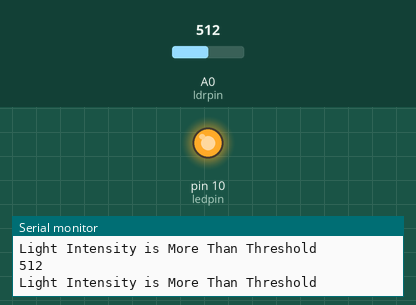
Simulated run of this sketch. Board: Arduino Uno, built with avr-gcc and run on an emulated ATmega328P. Parts: output pins drawn as LEDs (lit = HIGH), the last lines printed to the serial monitor. The inputs (shaded band) are chosen by the test bench; at power-on: A0 (ldrpin) = 512.

Above: at 1.3 s.
1.4 s: A0 (ldrpin) set to 215
2.9 s: A0 (ldrpin) set to 184
At 3.5 s:
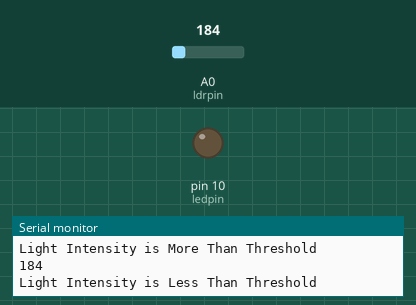
4.5 s: A0 (ldrpin) set to 210
At 5.7 s:
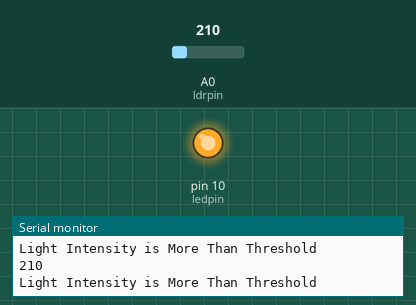
6.0 s: A0 (ldrpin) set to 190
At 7.1 s:
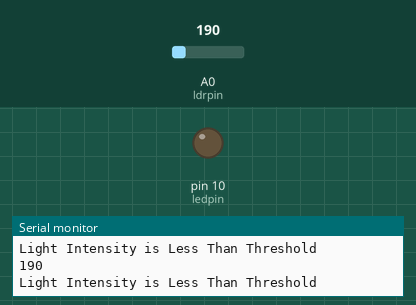
Timing chart, 0 to 8.5 s (numbered marks = the images above; inputs shaded):
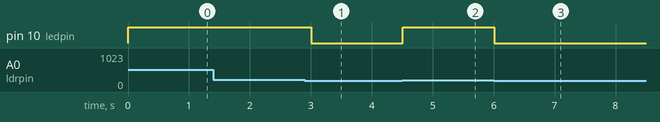

Measured:
- the behaviour switches between 200 and 199 on A0 (ldrpin) (found by bisection; images 0 and 1)
- after the input at 2.9 s, pin 10 (ledpin): HIGH → LOW after 0.10 s
- after the input at 4.5 s, pin 10 (ledpin): LOW → HIGH at once
- after the input at 6.0 s, pin 10 (ledpin): HIGH → LOW at once

The sketch:

ldr.ino
```cpp
const int ldrpin = A0;
const int ledpin= 10;
void setup() {
  Serial.begin(9600);
  pinMode(ldrpin, INPUT);
  pinMode(ledpin, OUTPUT);
}
void loop() {
  int ldrValue = analogRead(ldrpin);
  Serial.println(ldrValue);
  if(ldrValue < 200){
    digitalWrite(ledpin , 0);
    Serial.println("Light Intensity is Less Than Threshold");
  }
  else{
    digitalWrite(ledpin, 1);
    Serial.println("Light Intensity is More Than Threshold");
  }
  delay(500);
}
```
